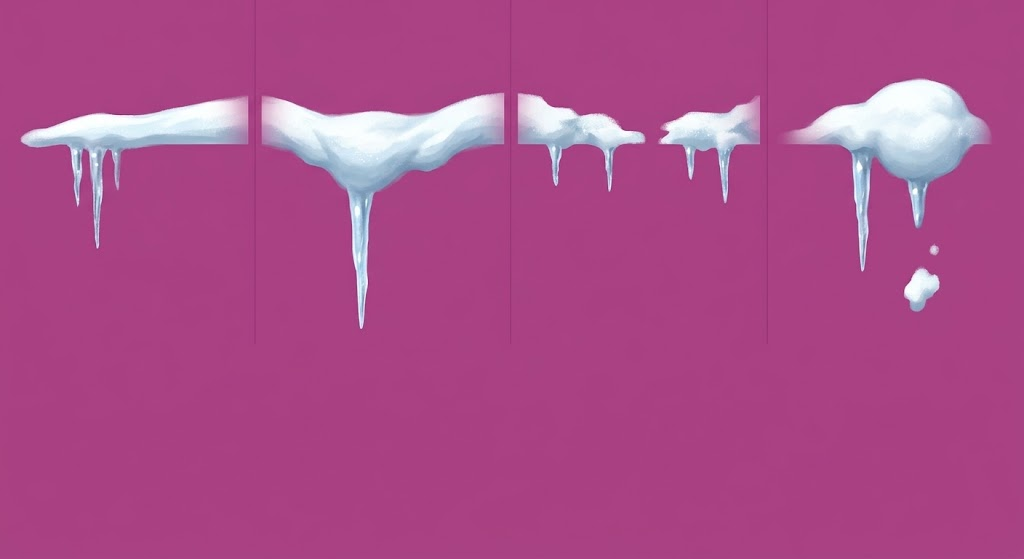
#> input picture GitHub upload/docs/art_source/Season_Snow_Top.png, 1024 x 559 px
$ python -i build_season_decor.py   (imports and definitions only)
#> lines starting #> are read from the running program, lines starting #| are printed output that depends on the picture
#> further down, picture is the input picture: PIL image 1024x559 RGB; mean R, G, B 172.1, 77.5, 139
"""
Azeroth Almanac - the seasonal dress for the Almanac's own windows (placeholder art).

Four small textures, generated rather than painted so the code can be finished and looked at before
the real art exists. Every one is alpha-keyed and meant to sit over the window's own border.

  Season_Snow_Top     1024 x 64    FOUR different drifts of snow side by side, each in its own
                                   quarter. The window lays them along its top edge as separate
                                   patches with gaps; one drift reused for all of them reads as a
                                   copy-and-paste job however much it is scaled and flipped, which
                                   is what four of them are for. Each quarter is faded to nothing
                                   at its own left and right ends and along its top.
  Season_Frost_Corner  128 x 128   frost creeping in from the top-left corner; the other three
                                   corners are this one mirrored, so it must look right flipped.
  Season_Emblem_Sprig   64 x 64    a cap of snow for the top of the round gold emblem.
  Season_Minimap_Cap    64 x 64    the same idea for the minimap button, which is smaller and
                                   rounder, so it is drawn separately rather than scaled.

Painted replacements go in docs/art_source as Season_<name>.png, on flat magenta, and are picked
up automatically: pass --painted. They are keyed, resized to the sizes above, and the snow strip is
made to tile here rather than asked for - blending a strip's own edges together is a few lines, and
no generator has yet been talked into a seamless repeat.

Usage: python build_season_decor.py <Media dir> [--painted <art_source dir>]
"""
import sys, os
import numpy as np
from PIL import Image
from scipy.ndimage import gaussian_filter

rng = np.random.default_rng(7)


# [167 lines left out: functions noise, rgba, snow_sheet, snow_top, frost_corner, cap and 4 more, not called in this run]


def find_drifts(img, gap=8, least=12):
    """The separate drifts on a painted sheet, found by the bare columns between them.

    Counting panels does not work: asked for four, the painter made the "broken ridge with a gap"
    out of two clumps, which is right, but that makes five runs and its gap is no wider than the
    gaps between the panels - about eleven pixels either way - so no threshold tells them apart.
    They are simply not merged, and sheet_from_drifts keeps the widest four, which drops the
    smaller half of the broken ridge and leaves four drifts that do differ.
    """
#> called with gap = 8, least = 12
    a = np.asarray(img.convert("RGBA"), np.float32)[..., 3]
#> a: shape (559, 1024) float32; every value is 255
    on = a.max(0) > 24
    runs, s = [], None
    for i, v in enumerate(on):
        if v and s is None:
            s = i
        if not v and s is not None:
            if i - s > least:
                runs.append([s, i - 1])
            s = None
#> this loop made 1024 passes
#> after the loop, runs = []; s = 0
    if s is not None:
        runs.append([s, len(on) - 1])
    merged = []
    for r in runs:
        if merged and r[0] - merged[-1][1] < gap:
            merged[-1][1] = r[1]
        else:
            merged.append(r)
#> this loop made 1 pass
#> r on pass 1: [0, 1023]
#> after the loop, merged = [[0, 1023]]
    return merged, a


# [85 lines left out: functions sheet_from_drifts, make_sheet, normalise_strip, not called in this run]


def long_strip(img, out=(2048, 128), keep=85, factor=0.55, n=7):
    """One continuous drift across the whole window, instead of patches of a repeated one.

    A sheet of four drifts, laid as separate patches, still reads as placed copies - the eye finds
    the arrangement. One long picture stretched across the window has no repeat to find, and is
    drawn in one piece: the window scales it uniformly (height follows width) so nothing distorts.

    Until a long one is painted, it is composed here from the drifts that were: several of them
    along the strip at varied size, spacing and facing, with their icicles shortened so they do not
    hang over the window's own buttons.
    """
    runs = find_drifts(img)[0]
#> runs = [[0, 1023]]
    src = img.convert("RGBA")
    cells = []
    for x0, x1 in runs:
        cell = shorten_icicles(src.crop((x0, 0, x1 + 1, src.height)), keep, factor)
        cell = cell.crop(cell.getbbox()) if cell.getbbox() else cell
        # fade each drift's own ends, not just the strip's: cropped square they leave a visible
        # rectangle round every one of them once they are laid side by side
        cells.append(soften_ends(cell, 0.14))
#> this loop made 1 pass
#> (x0, x1, h in shorten_icicles, n in soften_ends) on pass 1: (0, 1023, 559, 143)
#> pass 1, in shorten_icicles, `tail = a.crop((0, keep, w, h))`:
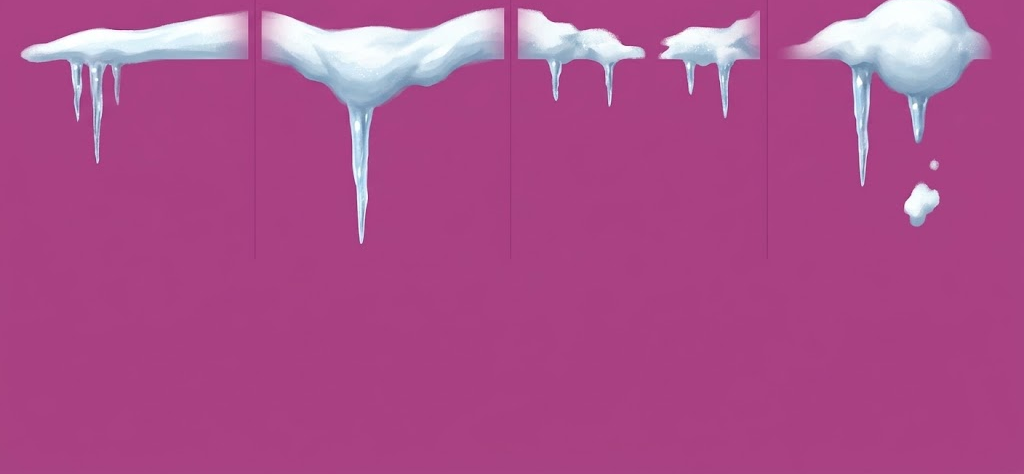
#> tail: PIL image 1024x474 RGBA; mean R, G, B, A 172.3, 79.5, 140.3, 255
#> pass 1, in shorten_icicles, `short = tail.resize((w, max(1, int((h - keep) * factor))), Image.LANCZ..`:
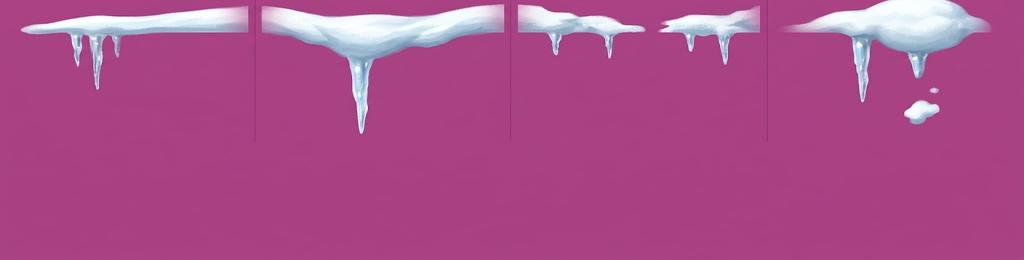
#> short: PIL image 1024x260 RGBA; mean R, G, B, A 172.3, 79.5, 140.3, 255
#> pass 1, in long_strip, `cell = shorten_icicles(src.crop((x0, 0, x1 + 1, src.height)), keep, fa..`:
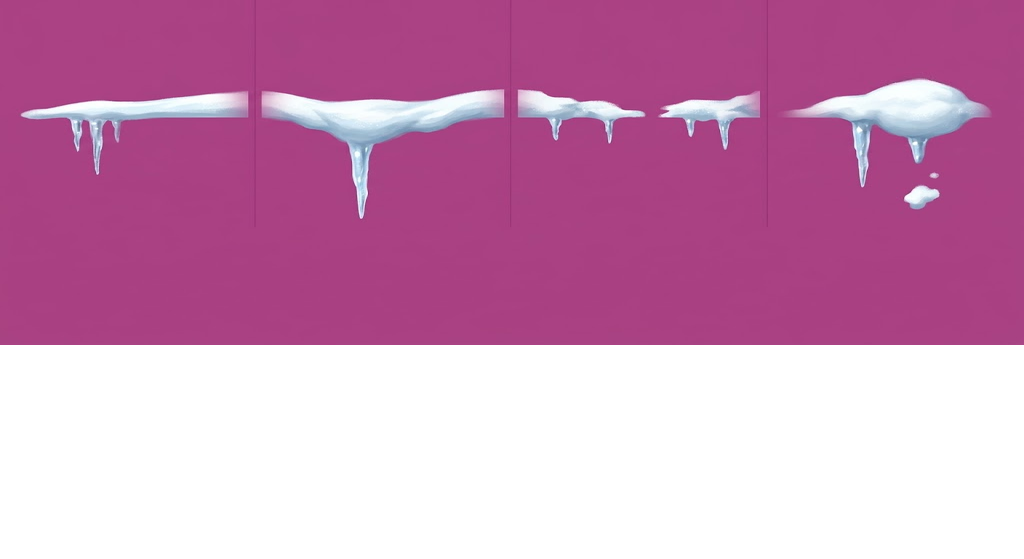
#> cell: PIL image 1024x559 RGBA; mean R, G, B, A 106.1, 47, 85.3, 157.4; transparent parts drawn white
#> after the loop:
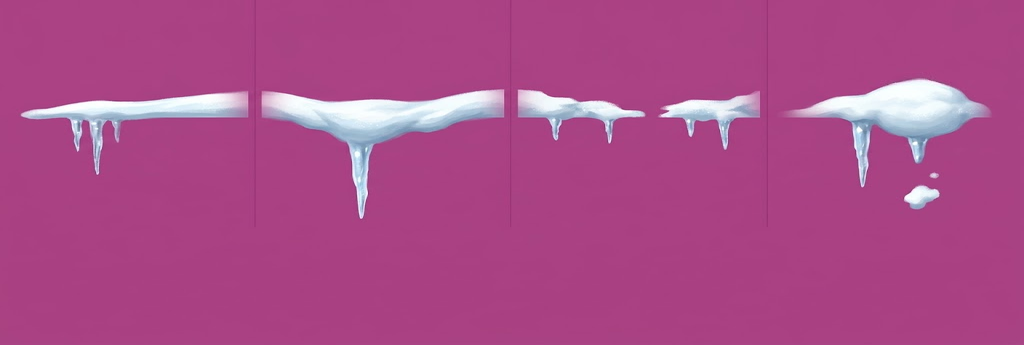
#> cell: PIL image 1024x345 RGBA; mean R, G, B, A 171.9, 76.2, 138.2, 255
#> after the loop, cells = 1 item
    if not cells:
        return None
    W, H = out
    strip = Image.new("RGBA", (W, H), (0, 0, 0, 0))
#> strip: PIL image 2048x128 RGBA; every value is 0
    JIT = (0.62, 0.95, 0.74, 1.0, 0.68, 0.88, 0.80)
    span = W / n
    for i in range(n):
        c = cells[i % len(cells)]
        scale = (H * JIT[i % len(JIT)]) / c.height
        w2, h2 = max(1, int(c.width * scale)), max(1, int(c.height * scale))
        piece = c.resize((w2, h2), Image.LANCZOS)
        if i % 3 == 1:
            piece = piece.transpose(Image.FLIP_LEFT_RIGHT)
        x = int(i * span + max(0, span - w2) * ((i * 37) % 10) / 10.0)
        strip.alpha_composite(piece, (min(x, W - w2), 0))
#> this loop made 7 passes
#> pass 1, in long_strip, `c = cells[i % len(cells)]`:
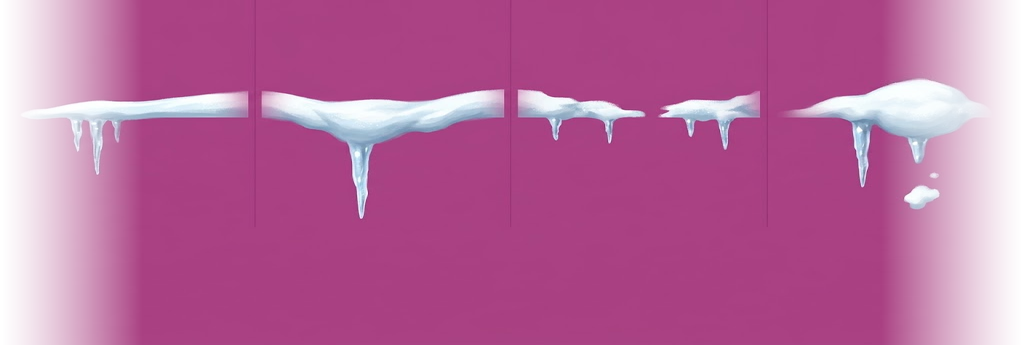
#> c: PIL image 1024x345 RGBA; mean R, G, B, A 171.9, 76.2, 138.2, 214.6; transparent parts drawn white
#> pass 2, in long_strip, `piece = piece.transpose(Image.FLIP_LEFT_RIGHT)`:
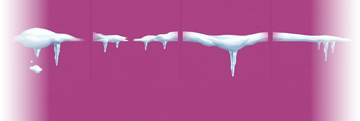
#> piece: PIL image 360x121 RGBA; mean R, G, B, A 170.7, 76, 137.6, 214.6; transparent parts drawn white
#> after the loop:
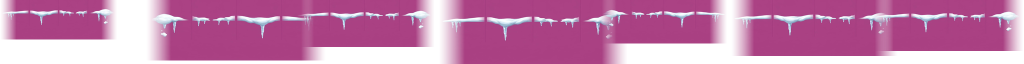
#> strip: PIL image 2048x128 RGBA (shown at 1/2 size); mean R, G, B, A 138.2, 61.3, 111.1, 183.4; transparent parts drawn white
    return strip


def shorten_icicles(img, keep=85, factor=0.5):
    """Squash what hangs below the ridge, leaving the ridge itself alone.

    This painting's icicles are long - one hangs three times the depth of its own ridge - and drawn
    at a size where the snow reads properly they reached down over the window's own buttons. Making
    the whole thing smaller would have taken the snow with it, which is the part worth seeing, so
    only the rows below `keep` are compressed. The ridge keeps its weight, the icicles lose half
    their reach, and the cell stays the same height with clear space under them.
    """
    a = img.convert("RGBA")
    w, h = a.size
    if h <= keep:
        return a
    tail = a.crop((0, keep, w, h))
    short = tail.resize((w, max(1, int((h - keep) * factor))), Image.LANCZOS)
    out = Image.new("RGBA", (w, h), (0, 0, 0, 0))
    out.paste(a.crop((0, 0, w, keep)), (0, 0))
    out.paste(short, (0, keep))
    return out


# [17 lines left out: function soften_cells, not called in this run]


def soften_ends(img, frac=0.10):
    """Fade the drift away at both ends.

    The drift is no longer tiled edge to edge - it is laid along the window as separate patches,
    because an unbroken ribbon of snow reads as a white streak however soft its top is. Each patch
    draws the whole texture, so the texture has to end in thin air at both ends rather than being
    cut off mid-drift.
    """
    a = np.asarray(img.convert("RGBA"), np.float32)
    w = a.shape[1]
    n = max(2, int(w * frac))
    ramp = np.clip(np.linspace(0.0, 1.0, n), 0, 1) ** 1.3
    a[:, :n, 3] *= ramp[None, :]
    a[:, w - n:, 3] *= ramp[::-1][None, :]
    return Image.fromarray(np.clip(a, 0, 255).astype(np.uint8), "RGBA")


# [25 lines left out: functions painted, write_tga, not called in this run]


WANTED = {"Season_Snow_Top": (2048, 128), "Season_Frost_Corner": (128, 128),
          "Season_Minimap_Cap": (64, 64)}


# [14 lines left out: function main, not called in this run]


# [5 lines not run here, left out]

>>> from PIL import Image
>>> picture = Image.open('../docs/art_source/Season_Snow_Top.png')
>>> result = long_strip(picture)
